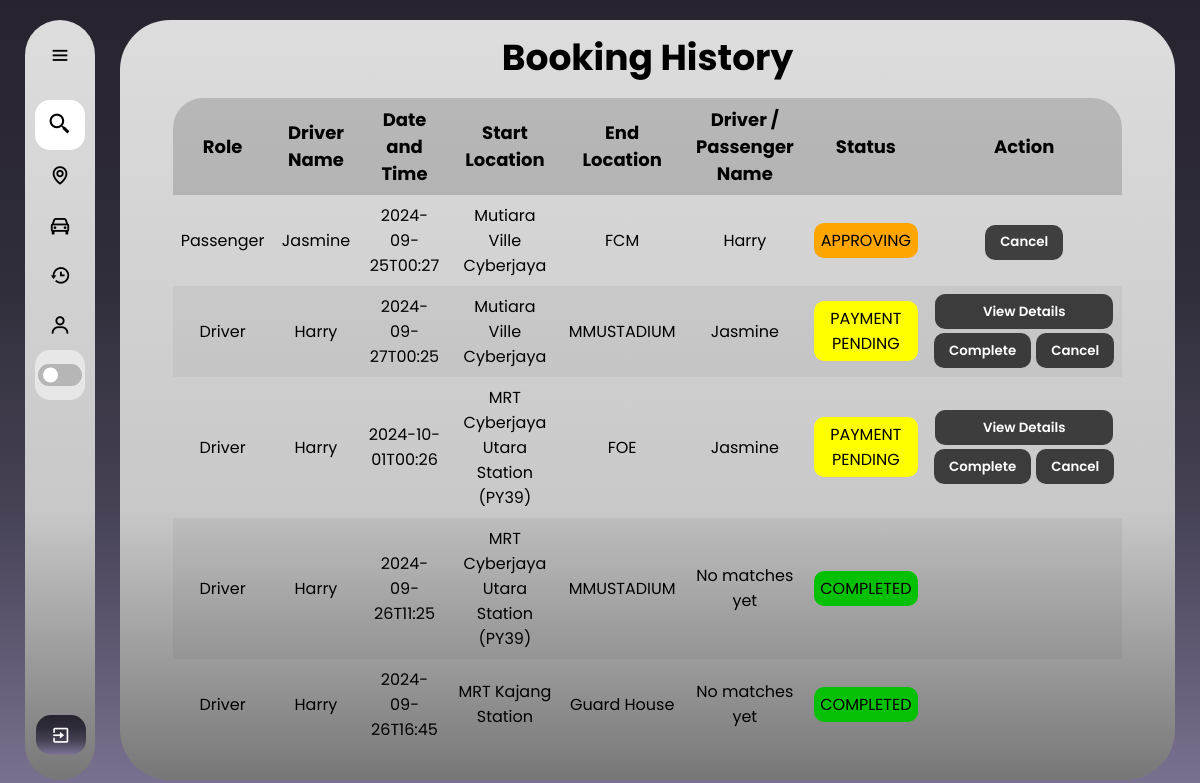
The app's page /booking_history (signed in) with its own data.
### web/models.py (models this page shows)
class PassengerMatch(db.Model):
    id = db.Column(db.Integer, primary_key=True)
    passenger_id = db.Column(db.Integer, db.ForeignKey('user.id'), nullable=False)
    driver_id = db.Column(db.Integer, db.ForeignKey('rides.id'), nullable=False)
    payment_proof_id = db.Column(db.Integer, db.ForeignKey('payment_proof.id'), nullable=True)
    status = db.Column(db.String(20), nullable=False, default='APPROVING')
    passenger = db.relationship('User', foreign_keys=[passenger_id], backref='matches_as_passenger')
    driver = db.relationship('Rides', foreign_keys=[driver_id], backref='matches_as_driver')
    payment_proof = db.relationship('PaymentProof', backref='matches', lazy=True)

class Profile(db.Model):
    id = db.Column(db.Integer, primary_key=True)
    fullName = db.Column(db.String(150))
    gender = db.Column(db.String(100), nullable=False)
    birthyear=db.Column(db.String(15), nullable=False)
    contact = db.Column(db.String(15), nullable=False)
    status = db.Column(db.String(20), nullable=False, default='APPROVING')
    profile_pic = db.Column(db.String(200), default="default.jpg")  # Make sure this column is present
    user_id = db.Column(db.Integer, db.ForeignKey('user.id'), nullable=False)

class Rides(db.Model):
    id = db.Column(db.Integer, primary_key=True)
    dateandTime = db.Column(db.String(50), nullable=False)
    start_location = db.Column(db.String(100), nullable=False)
    start_location_lat = db.Column(db.Float, nullable=True)  # Nullable
    start_location_lng = db.Column(db.Float, nullable=True)  # Nullable
    end_location = db.Column(db.String(100), nullable=False)
    end_location_lat = db.Column(db.Float, nullable=True)  # Nullable
    end_location_lng = db.Column(db.Float, nullable=True)  # Nullable
    carplate = db.Column(db.String(20), nullable=False)
    carmodel = db.Column(db.String(50), nullable=False)
    totalperson = db.Column(db.Integer, nullable=False)
    fees = db.Column(db.String(50), nullable=False)
    duitnowid = db.Column(db.String(50), nullable=True)  # Nullable
    message = db.Column(db.Text, nullable=True)  # Nullable
    status = db.Column(db.String(50), nullable=False)
    user_id = db.Column(db.Integer, db.ForeignKey('user.id'), nullable=False)
    passenger_matches = db.relationship('PassengerMatch', foreign_keys='PassengerMatch.driver_id', backref='driver_post', lazy=True)

### web/routes.py (the view)
@bp.route('/booking_history')
@login_required
def booking_history():
    profile = Profile.query.filter_by(user_id=current_user.id).first()
    passenger_matches = PassengerMatch.query.join(User, PassengerMatch.passenger_id == User.id) \
                                            .join(Rides, PassengerMatch.driver_id == Rides.id) \
                                            .filter(PassengerMatch.passenger_id == current_user.id) \
                                            .filter(PassengerMatch.status.in_(['IN PROGRESS','CONFIRMED','COMPLETED','PAYMENT PENDING','PENDING REVIEW']))\
                                            .all()
    passenger_matches_aprroving = PassengerMatch.query.join(User, PassengerMatch.passenger_id == User.id) \
                                            .join(Rides, PassengerMatch.driver_id == Rides.id) \
                                            .filter(PassengerMatch.passenger_id == current_user.id) \
                                            .filter(PassengerMatch.status.in_(['APPROVING']))\
                                            .all()
    driver_posts = Rides.query.filter(Rides.user_id==current_user.id) \
                                .filter(Rides.status.in_(['APPROVING', 'IN PROGRESS','CONFIRMED','PAYMENT PENDING','PENDING REVIEW'])) \
                                .all()
    driver_posts_c = Rides.query.filter(Rides.user_id==current_user.id) \
                                .filter(Rides.status.in_(['COMPLETED','CANCELLED'])) \
                                .all()
    driver_matches_dict = {}
    for post in driver_posts:
        matches = PassengerMatch.query.filter(PassengerMatch.driver_id == post.id) \
                                      .filter(PassengerMatch.status.in_(['APPROVING', 'IN PROGRESS','CONFIRMED','PAYMENT PENDING','PENDING REVIEW','COMPLETED'])) \
                                      .all()
        driver_matches_dict[post.id] = matches
    profiles = Profile.query.all()
    profile_dict = {profile.user_id: profile for profile in profiles}
    return render_template('booking_history.html',
                           passenger_matches=passenger_matches,
                           profile_dict=profile_dict,
                           driver_posts=driver_posts,
                           profile=profile,
                           driver_matches_dict=driver_matches_dict,
                           driver_posts_c=driver_posts_c,
                           passenger_matches_aprroving=passenger_matches_aprroving)

### web/templates/booking_history.html (shortened to what this page needs)
{% extends "base.html" %}
{% block content %}
<!DOCTYPE html>
<html lang="en">
<head>
    <link rel="stylesheet" href="../static/booking_history.css">
</head>
<body>
    <div class="container">
        <div class="header">
            <h1>Booking History</h1>
        </div>
        <div class="table_body">
            <table border="1">
                <thead scope="col">
                    <tr>
                        <th>Role</th>
                        <th>Driver Name</th>
                        <th>Date and Time</th>
                        <th>Start Location</th>
                        <th>End Location</th>
                        <th>Driver / Passenger Name</th>
                        <th>Status</th>
                        <th>Action</th>
                    </tr>
                </thead>
                <tbody>
                    {% for match in passenger_matches_aprroving %}
                    <tr>
                        <td>Passenger</td>
                        <td>{{ profile_dict[match.driver.user_id].fullName }}</td>
                        <td>{{ match.driver.dateandTime }}</td>
                        <td>{{ match.driver.start_location }}</td>
                        <td>{{ match.driver.end_location }}</td>
                        <td>{{ profile_dict[match.passenger_id].fullName }}</td>
                        <td>
                            <div class="match-status {{ match.status | lower | replace(' ', '-') }}">
                                {{ match.status }}
                            </div>
                        </td>
                        <td>
                            <div class="action">
                                <div class="selection">
                                    <form action="{{ url_for('main.cancel_match_p', match_id=match.id) }}" method="POST">
                                        <input type="submit" value="Cancel" class="btn">
                                    </form>
                                </div>
                            </div>
                        </td>
                    </tr>
                    {% endfor %}
                    {% for driver in driver_posts %}
                    <tr>
                        <td>Driver</td>
                        <td>{{ profile_dict[driver.user_id].fullName }}</td>
                        <td>{{ driver.dateandTime }}</td>
                        <td>{{ driver.start_location }}</td>
                        <td>{{ driver.end_location }}</td>
                        <td>
                            {% if driver.id in driver_matches_dict and driver_matches_dict[driver.id] %}
                                {% for match in driver_matches_dict[driver.id] %}
                                    <ul>{{ profile_dict[match.passenger_id].fullName }}</ul>
                                {% endfor %}
                            {% else %}
                                No matches yet
                            {% endif %}
                        </td>
                        <td>
                            <div class="match-status {{ driver.status | lower | replace(' ', '-') }}">
                                {{ driver.status }}
                            </div>
                        </td>
                        <td>
                            <div class="action">
                                {% if driver.id in driver_matches_dict and driver_matches_dict[driver.id]|length >0 %}
                                    <form action="{{ url_for('main.view_detail_d', match_id=driver_matches_dict[driver.id][0].id) }}" method="POST">
                                        <input type="submit" value="View Details" class="btn2">
                                    </form>
                                {% endif %}
                                <div class="selection">
                                    <form action="{{ url_for('main.complete_match', match_id=driver.id) }}" method="POST">
                                        <input type="submit" value="Complete" class="btn">
                                    </form>
                                    <form action="{{ url_for('main.cancel_match', match_id=driver.id) }}" method="POST">
                                        <input type="submit" value="Cancel" class="btn">
                                    </form>
                                </div>
                            </div>
                        </td>
                    </tr>
                    {% endfor %}
                    {% for driver in  driver_posts_c %}
                    <tr>
                        <td>Driver</td>
                        <td>{{ profile_dict[driver.user_id].fullName }}</td>
                        <td>{{ driver.dateandTime }}</td>
                        <td>{{ driver.start_location }}</td>
                        <td>{{ driver.end_location }}</td>
                        <td>
                            {% if driver.id in driver_matches_dict and driver_matches_dict[driver.id] %}
                                {% for match in driver_matches_dict[driver.id] %}
                                    <ul>{{ profile_dict[match.passenger_id].fullName }}</ul>
                                {% endfor %}
                            {% else %}
                                No matches yet
                            {% endif %}
                        </td>
                        <td>
                            <div class="match-status {{ driver.status | lower | replace(' ', '-') }}">
                                {{ driver.status }}
                            </div>
                        </td>
                        <td>
                        </td>
                    </tr>
                    {% endfor %}
                </tbody>
            </table>
        </div>
    </div>
</body>
</html>
{% endblock %}

### web/templates/base.html (shortened to what this page needs)
<!DOCTYPE html>
<html>
  <head>
    <link rel="stylesheet" href="../static/base.css">
    <link href='https://unpkg.com/boxicons@2.1.4/css/boxicons.min.css' rel='stylesheet'>
  </head>
<body>
    <div class="sidebar">
      <div class="logo_name">
        <i class='bx bx-menu' id="btn" ></i>
      </div>
      <ul class="nav_list">
        <li>
          <i class='bx bx-search-alt-2' ></i>
          <input type="text" id="sidebarSearch" placeholder="Search Location...">
        </li>
        <li>
          <a href="{{ url_for('main.findarides')}}">
            <i class='bx bx-map' ></i>
          </a>
        </li>
        <li>
          <a href="{{ url_for('main.driver_post') }}">
            <i class='bx bx-car'></i>
          </a>
        </li>
        <li>
          <a href="{{ url_for('main.booking_history') }}" >
            <i class='bx bx-history' ></i>
          </a>
        </li>
        <li>
          <a href="{{ url_for('main.base_profile') }}" >
            <i class='bx bx-user'></i>
          </a>
        </li>
        <li class="mode">
          <div class="moon-sun">
          </div>
          <div class="toggle-switch">
            <span class="switch"></span>
          </div>
        </li>
      </ul>
      <div class="profile_content">
        <div class="profile">
          <a href="/">
            <i class='bx bx-exit' id="logout" ></i>
          </a>
        </div>
      </div>
    </div>
    <div class="right_box">
      {% block content %}{% endblock %}
    </div>
  </body>
</html>

### web/static/base.css (style rules this page uses)
* { margin: 0; padding: 0; box-sizing: border-box; font-family: "poppins"; }
:root { --background-color: linear-gradient(to bottom, #27242f, #292632, #2c2935, #2e2b39, #312e3c, #383544, #3f3b4c, #464254, #534e64, #615a74, #6f6784, #7d7495); --box-color: linear-gradient(180deg, #DDDDDD 0%, #C8C8C8 64.5%, #777777 100%); --text-color: black; --toggle-color: white; --mode-background: rgba(255, 255, 255, 0.5); --box-shadow: 5px 5px 10px rgba(0, 0, 0, 0.5); --scroll: #0004; }
body { position: relative; min-height: 100vh; width: 100%; overflow: hidden; background: var(--background-color) fixed; }
.sidebar { position: fixed; top: 20px; bottom: 20px; left: 25px; width: 70px; background: var(--box-color); padding: 10px 10px; border-radius: 50px; transition: all 0.5s ease; }
.sidebar #btn { position: absolute; left: 50%; top: 10px; font-size: 22px; height: 50px; width: 50px; text-align: center; line-height: 50px; transform: translateX(-50%); color: var(--text-color); cursor: pointer; }
.sidebar ul { margin-top: 20px; }
.sidebar ul li { list-style: none; line-height: 50px; position: relative; height: 50px; width: 100%; }
.sidebar ul li input { position: absolute; height: 100%; width: 100%; left: 0; top: 0; border-radius: 15px; outline: none; border: none; background: var(--toggle-color); padding-left: 50px; font-size: 16px; color: var(--text-color); }
.sidebar ul li .bx-search-alt-2 { position: absolute; z-index: 100; height: 50px; min-width: 50px; line-height: 50px; text-align: center; font-size: 25px; transition: all 0.5s ease; color: var(--text-color); }
.sidebar ul li a { color: var(--text-color); display: flex; align-items: center; text-decoration: none; border-radius: 15px; white-space: nowrap; }
.sidebar ul li a i { font-size: 22px; height: 50px; min-width: 50px; line-height: 50px; text-align: center; transition: all 0.5s ease; }
.sidebar .nav_list .mode { background: var(--mode-background); border-radius: 15px; display: flex; align-items: center; position: relative; color: var(--text-color); position: relative; }
.sidebar .nav_list .mode .moon-sun { font-size: 22px; height: 50px; min-width: 50px; display: flex; align-items: center; justify-content: center; }
.sidebar .mode .toggle-switch { position: absolute; right: 3px; display: flex; align-items: center; justify-content: center; height: 100%; min-width: 45px; cursor: pointer; }
.toggle-switch .switch { position: relative; height: 22px; width: 44px; border-radius: 25px; background: #b7b6b6; }
.toggle-switch .switch::before { content: ''; position: absolute; height: 15px; width: 15px; border-radius: 50%; top: 50%; left: 5px; transform: translateY(-50%); background: var(--toggle-color); transition: all 0.5s ease; }
.sidebar .profile_content { position: absolute; color: white; bottom: 20px; left: 15px; width: 85%; }
.sidebar .profile_content .profile { position: relative; padding: 0 10px; height: 50px; border-radius: 15px; }
.profile #logout { color: var(--toggle-color); cursor: pointer; position: absolute; left: 35%; bottom: 5px; transform: translateX(-50%); min-width: 50px; line-height: 40px; font-size: 20px; border-radius: 15px; text-align: center; transition: all 0.4s ease; background: var(--background-color); }

### records on screen
PassengerMatch: driver.dateandTime "2024-09-25T00:27", driver.start_location "Mutiara Ville Cyberjaya", driver.end_location "FCM", status "APPROVING"
Profile: fullName "Jasmine"
Profile: fullName "Harry"
Rides: dateandTime "2024-09-27T00:25", start_location "Mutiara Ville Cyberjaya", end_location "MMUSTADIUM", status "PAYMENT PENDING"
Rides: dateandTime "2024-10-01T00:26", start_location "MRT Cyberjaya Utara Station (PY39)", end_location "FOE", status "PAYMENT PENDING"
Rides: dateandTime "2024-09-26T11:25", start_location "MRT Cyberjaya Utara Station (PY39)", end_location "MMUSTADIUM", shows "No matches yet", status "COMPLETED"
Rides: dateandTime "2024-09-26T16:45", start_location "MRT Kajang Station", end_location "Guard House", shows "No matches yet", status "COMPLETED"
